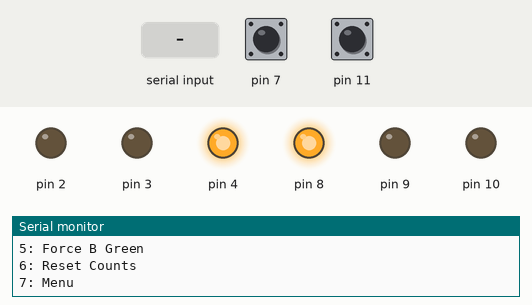
Simulated run of this sketch. Board: Arduino Uno, built with avr-gcc and run on an emulated ATmega328P. On the bench: output pins drawn as LEDs (lit = HIGH), the last lines printed to the serial monitor. The test bench sets the inputs (shaded band); at power-on: pin 11 HIGH, pin 7 HIGH.

Above: at 1.3 s.
1.4 s: "3" received over Serial
4.4 s: "5" received over Serial
At 5.6 s:
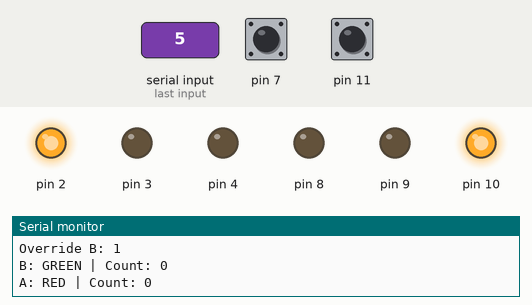
5.9 s: "3" received over Serial
8.9 s: "2" received over Serial
At 10.7 s:
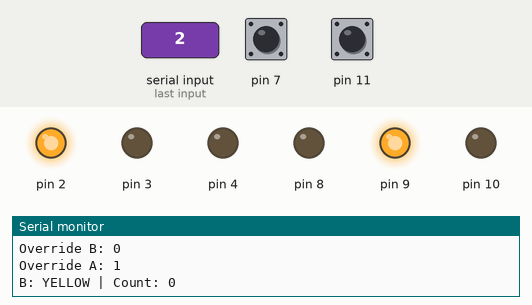
At 11.8 s:
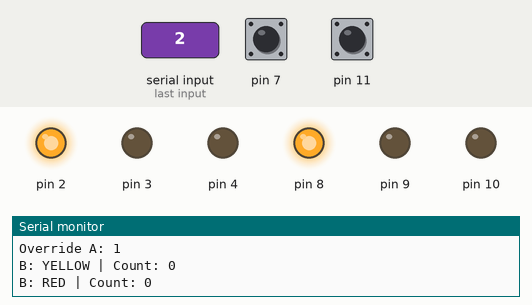
11.9 s: pin 11 pulled LOW for 0.15 s
13.5 s: "4" received over Serial
At 13.8 s:
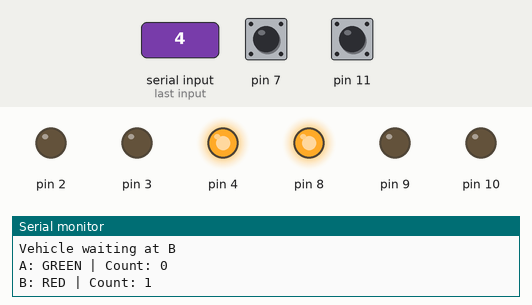
Timing chart, 0 to 16.0 s (numbered marks = the images above; inputs shaded):
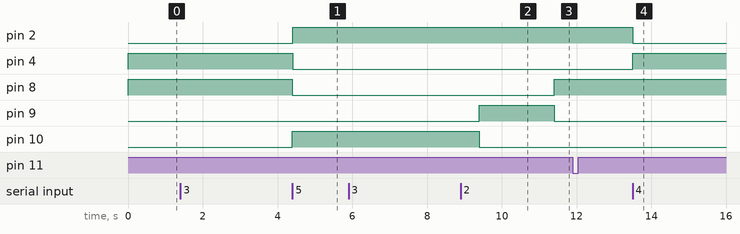

The sketch:

traffic_light_controller.ino
```cpp
#include <stdlib.h>

#define NUM_INTERSECTIONS  2
#define BASE_GREEN_MS      5000UL
#define YELLOW_MS          2000UL
#define EXTENSION_MS       2000UL
#define MAX_GREEN_MS      10000UL

#define STATE_RED     0
#define STATE_GREEN   1
#define STATE_YELLOW  2

typedef struct {
  const char* name;
  uint8_t     redPin;
  uint8_t     yellowPin;
  uint8_t     greenPin;
  uint8_t     buttonPin;
  uint8_t     state;
  uint32_t    vehicleCount;
  uint32_t    lastChangeTime;
  uint32_t    greenDuration;
  bool        manualOverride;
  bool        vehicleDetected;
} Intersection;

Intersection* intersections[NUM_INTERSECTIONS];

void setupIntersection(int idx, const char* name, uint8_t rPin, uint8_t yPin, uint8_t gPin, uint8_t btnPin) {
  intersections[idx] = (Intersection*) malloc(sizeof(Intersection));
  if (intersections[idx] == NULL) return;

  intersections[idx]->name            = name;
  intersections[idx]->redPin          = rPin;
  intersections[idx]->yellowPin       = yPin;
  intersections[idx]->greenPin        = gPin;
  intersections[idx]->buttonPin       = btnPin;
  intersections[idx]->state           = STATE_RED;
  intersections[idx]->vehicleCount    = 0;
  intersections[idx]->lastChangeTime  = 0;
  intersections[idx]->greenDuration   = BASE_GREEN_MS;
  intersections[idx]->manualOverride  = false;
  intersections[idx]->vehicleDetected = false;

  pinMode(intersections[idx]->redPin,    OUTPUT);
  pinMode(intersections[idx]->yellowPin, OUTPUT);
  pinMode(intersections[idx]->greenPin,  OUTPUT);
  pinMode(intersections[idx]->buttonPin, INPUT_PULLUP);

  digitalWrite(intersections[idx]->redPin,    LOW);
  digitalWrite(intersections[idx]->yellowPin, LOW);
  digitalWrite(intersections[idx]->greenPin,  LOW);
}

bool isValidState(uint8_t state) {
  return (state == STATE_RED || state == STATE_GREEN || state == STATE_YELLOW);
}

void logStatus(int idx) {
  const char* s;
  switch (intersections[idx]->state) {
    case STATE_RED:    s = "RED";    break;
    case STATE_GREEN:  s = "GREEN";  break;
    case STATE_YELLOW: s = "YELLOW"; break;
    default:           s = "???";
  }
  Serial.print(intersections[idx]->name);
  Serial.print(": ");
  Serial.print(s);
  Serial.print(" | Count: ");
  Serial.println(intersections[idx]->vehicleCount);
}

void setSignal(int idx, uint8_t newState) {
  if (!isValidState(newState)) return;

  intersections[idx]->state = newState;

  digitalWrite(intersections[idx]->redPin,    LOW);
  digitalWrite(intersections[idx]->yellowPin, LOW);
  digitalWrite(intersections[idx]->greenPin,  LOW);

  switch (newState) {
    case STATE_RED:    digitalWrite(intersections[idx]->redPin,    HIGH); break;
    case STATE_YELLOW: digitalWrite(intersections[idx]->yellowPin, HIGH); break;
    case STATE_GREEN:  digitalWrite(intersections[idx]->greenPin,  HIGH); break;
  }

  intersections[idx]->lastChangeTime = millis();
  logStatus(idx);
}

void detectVehicle(int idx) {
  if (intersections[idx]->manualOverride) return;

  bool pressed = (digitalRead(intersections[idx]->buttonPin) == LOW);

  if (pressed && !intersections[idx]->vehicleDetected) {
    intersections[idx]->vehicleDetected = true;
    intersections[idx]->vehicleCount++;

    if (intersections[idx]->state == STATE_GREEN) {
      uint32_t extended = intersections[idx]->greenDuration + EXTENSION_MS;
      intersections[idx]->greenDuration = (extended > MAX_GREEN_MS) ? MAX_GREEN_MS : extended;
      Serial.print("Vehicle at "); Serial.print(intersections[idx]->name);
      Serial.print(" - Count: "); Serial.println(intersections[idx]->vehicleCount);
    } else {
      Serial.print("Vehicle waiting at "); Serial.println(intersections[idx]->name);
    }

  } else if (!pressed) {
    intersections[idx]->vehicleDetected = false;
  }
}

void updateIntersection(int idx, int opposingIdx) {
  if (intersections[idx]->manualOverride) return;

  uint32_t elapsed = millis() - intersections[idx]->lastChangeTime;

  switch (intersections[idx]->state) {
    case STATE_GREEN:
      if (elapsed >= intersections[idx]->greenDuration) {
        intersections[idx]->greenDuration = BASE_GREEN_MS;
        setSignal(idx, STATE_YELLOW);
      }
      break;

    case STATE_YELLOW:
      if (elapsed >= YELLOW_MS) {
        setSignal(idx, STATE_RED);
        if (intersections[opposingIdx]->state == STATE_RED &&
            !intersections[opposingIdx]->manualOverride) {
          setSignal(opposingIdx, STATE_GREEN);
        }
      }
      break;

    case STATE_RED:
      break;
  }
}

void printAllStatus(void) {
  Serial.println("\n--- STATUS ---");
  for (int i = 0; i < NUM_INTERSECTIONS; i++) {
    const char* s;
    switch (intersections[i]->state) {
      case STATE_RED:    s = "RED";    break;
      case STATE_GREEN:  s = "GREEN";  break;
      case STATE_YELLOW: s = "YELLOW"; break;
      default:           s = "???";
    }
    Serial.print(intersections[i]->name);
    Serial.print(": "); Serial.print(s);
    Serial.print(" | Vehicles: "); Serial.print(intersections[i]->vehicleCount);
    Serial.print(" | Override: "); Serial.println(intersections[i]->manualOverride ? "ON" : "OFF");
  }
  Serial.println("--------------\n");
}

void printMenu(void) {
  Serial.println("\nCommands:");
  Serial.println("1: Status");
  Serial.println("2: Toggle Override A");
  Serial.println("3: Toggle Override B");
  Serial.println("4: Force A Green");
  Serial.println("5: Force B Green");
  Serial.println("6: Reset Counts");
  Serial.println("7: Menu");
}

void handleSerialMenu(void) {
  char cmd = (char) Serial.read();
  switch (cmd) {
    case '1': printAllStatus(); break;
    case '2':
      intersections[0]->manualOverride = !intersections[0]->manualOverride;
      Serial.print("Override A: "); Serial.println(intersections[0]->manualOverride);
      break;
    case '3':
      intersections[1]->manualOverride = !intersections[1]->manualOverride;
      Serial.print("Override B: "); Serial.println(intersections[1]->manualOverride);
      break;
    case '4':
      if (intersections[0]->manualOverride) {
        setSignal(0, STATE_GREEN);
        setSignal(1, STATE_RED);
      }
      break;
    case '5':
      if (intersections[1]->manualOverride) {
        setSignal(1, STATE_GREEN);
        setSignal(0, STATE_RED);
      }
      break;
    case '6':
      for (int i = 0; i < NUM_INTERSECTIONS; i++) intersections[i]->vehicleCount = 0;
      Serial.println("Counts reset");
      break;
    case '7': printMenu(); break;
  }
}

void setup() {
  Serial.begin(9600);
  Serial.println("TRAFFIC CONTROLLER START");

  setupIntersection(0, "A", 2, 3, 4, 7);
  setupIntersection(1, "B", 8, 9, 10, 11);

  for (int i = 0; i < NUM_INTERSECTIONS; i++) {
    if (intersections[i] == NULL) { while (1); }
  }

  setSignal(0, STATE_GREEN);
  setSignal(1, STATE_RED);

  printMenu();
}

void loop() {
  for (int i = 0; i < NUM_INTERSECTIONS; i++) {
    detectVehicle(i);
  }

  updateIntersection(0, 1);
  updateIntersection(1, 0);

  if (Serial.available() > 0) {
    handleSerialMenu();
  }
}
```

Measured:
- after the input at 4.4 s, pin 2, pin 10: LOW → HIGH at once; pin 3: stays LOW (without the input it goes to HIGH after 0.60 s); pin 4: HIGH → LOW after 0.00 s instead of 0.60 s; pin 8: HIGH → LOW at once
- after the input at 8.9 s, pin 2: stays HIGH (without the input it goes to LOW after 2.5 s); pin 4: stays LOW (without the input it goes to HIGH after 2.5 s)
- after the input at 13.5 s, pin 2: HIGH → LOW at once; pin 4: LOW → HIGH at once
